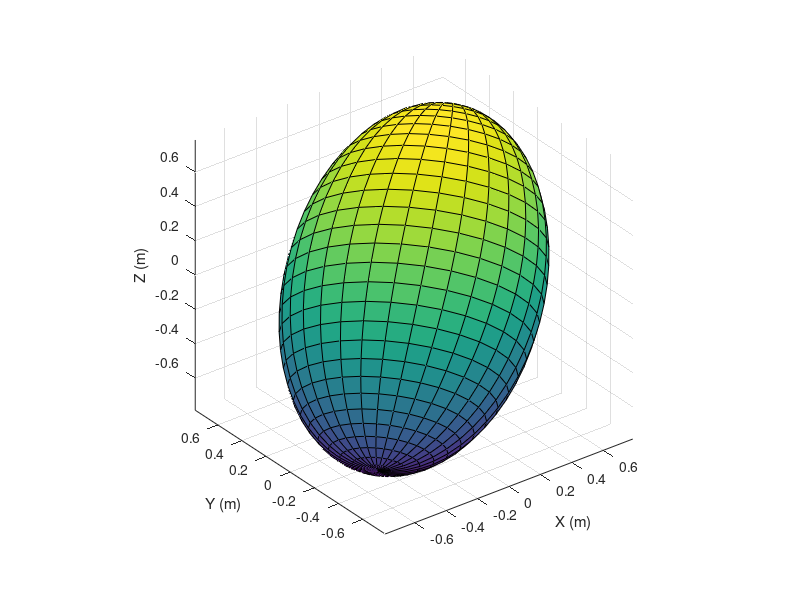

MATLAB code for this plot:
Q = diag([1,2,3,-1]);
Rot1 = [cos(pi/6) -sin(pi/6) 0 0 ; sin(pi/6) cos(pi/6) 0 0 ; 0 0 1 0 ; 0 0 0 1];
Rot2 = [cos(pi/4) 0 -sin(pi/4) 0 ; 0 1 0 0 ; sin(pi/4) 0 cos(pi/4) 0 ; 0 0 0 1];
Q = Rot1 * Q * Rot1';
Q = Rot2 * Q * Rot2';

% Assume there is transformation T such that x = T * x_transformed
[V_eig, d_eig] = eig(Q, 'vector');                  % Q = V_eig * diag(d_eig) * V_eig'
[d_eig, ind] = sort(d_eig, 'descend');
V_eig = V_eig(:, ind);
normalize_factor = -d_eig(4);
Q_transformed = diag(d_eig') / normalize_factor;
T = inv(V_eig' * sqrt(normalize_factor));           % Q = inv(T)' * Q_transformed * inv(T)

length_x = nthroot(Q_transformed(1,1), -2);
length_y = nthroot(Q_transformed(2,2), -2);
length_z = nthroot(Q_transformed(3,3), -2);

[x_transformed,y_transformed,z_transformed] = ellipsoid(0,0,0,length_x,length_y,length_z,30);
x = zeros(size(x_transformed));
y = zeros(size(y_transformed));
z = zeros(size(z_transformed));

num_plot = length(x_transformed);
for i = 1:num_plot
    for j = 1:num_plot
        coord = T * [x_transformed(i,j) y_transformed(i,j) z_transformed(i,j) 1]';
        coord = coord / coord(4);  % normalize
        x(i,j) = coord(1);
        y(i,j) = coord(2);
        z(i,j) = coord(3);
    end
end

figure
surf(x,y,z)
axis equal
xlabel('X (m)'); ylabel('Y (m)'); zlabel('Z (m)');